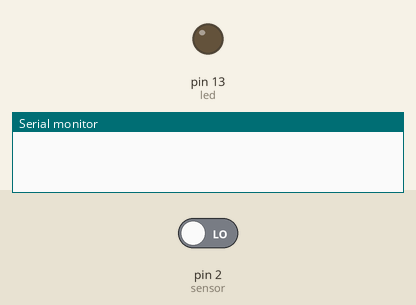
This sketch was run on a simulated Arduino Uno, built with avr-gcc and run on an emulated ATmega328P. Shown: output pins drawn as LEDs (lit = HIGH), the last lines printed to the serial monitor. The inputs (shaded band) are chosen by the test bench; at power-on: pin 2 (sensor) LOW.

Above: at 1.2 s.
1.3 s: pin 2 (sensor) driven HIGH
At 2.1 s:
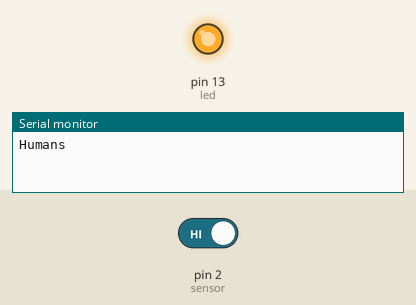
2.8 s: pin 2 (sensor) driven LOW
At 5.6 s:
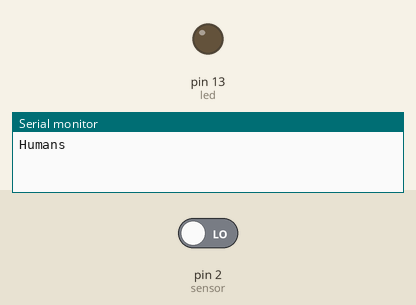
Timing chart, 0 to 7.1 s (numbered marks = the images above; inputs shaded):
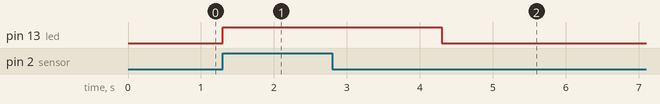

The sketch:

PIR.ino
```cpp
/*///////////////////////////////////////*/
/*/  Title:PIR Sensor Test Code         /*/
/*/  Author:Vijay Bhaskar               /*/
/*/  Date:07/27/2016                    /*/
/*///////////////////////////////////////*/
int sensor=2;
int led=13;
int pir;
void setup()
{
  Serial.begin(9600);
  pinMode(led,OUTPUT);
  digitalWrite(led,LOW);//led off
}
void loop()
{
  pir= digitalRead(sensor);//Reads the Sensor
  if (pir==1){
     digitalWrite(led,HIGH);//led on
     Serial.println("Humans");
     delay(3000);
     digitalWrite(led,LOW);//led off
    }
    delay(100);
}
```

Measured:
- after the input at 1.3 s, pin 13 (led): LOW → HIGH at once
- after the input at 2.8 s, pin 13 (led): goes on until 4.3 s, then stays LOW
